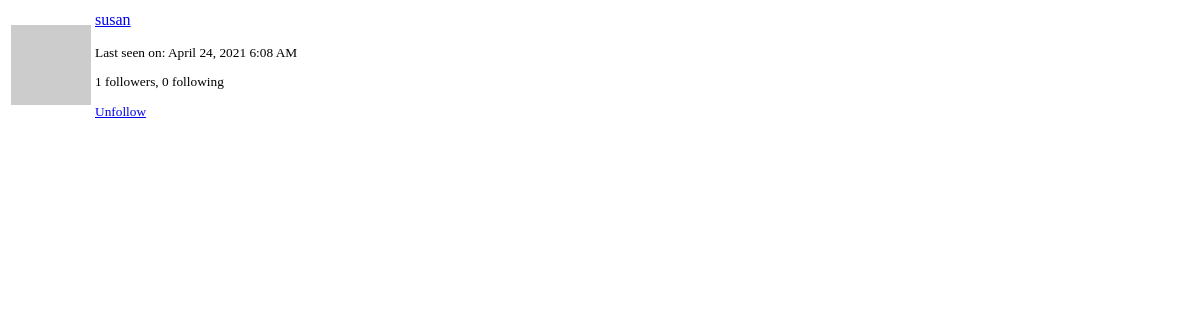
The app's page /user/susan/popup (signed in), older data.
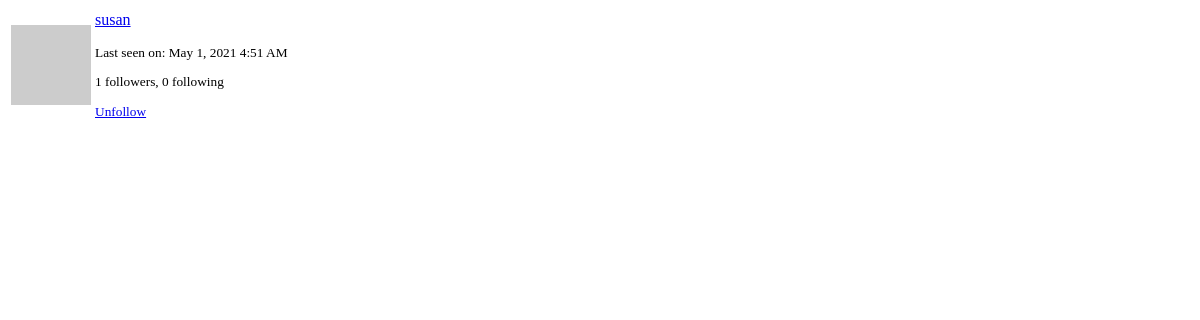
The same page, newer data.
### app/models.py (models this page shows, shortened)
class User(UserMixin, db.Model):
    id = db.Column(db.Integer, primary_key=True)
    username = db.Column(db.String(64), index=True, unique=True)
    email = db.Column(db.String(120), index=True, unique=True)
    password_hash = db.Column(db.String(128))
    posts = db.relationship('Post', backref='author', lazy='dynamic')
    about_me = db.Column(db.String(140))
    last_seen = db.Column(db.DateTime, default=datetime.utcnow)
    followed = db.relationship(
        'User', secondary=followers,
        primaryjoin=(followers.c.follower_id == id),
        secondaryjoin=(followers.c.followed_id == id),
        backref=db.backref('followers', lazy='dynamic'), lazy='dynamic')
    messages_sent = db.relationship(
        'Message', foreign_keys='Message.sender_id', backref='author', lazy='dynamic')
    messages_received = db.relationship(
        'Message', foreign_keys='Message.recipient_id', backref='recipient', lazy='dynamic')
    last_message_read_time = db.Column(db.DateTime)
    notifications = db.relationship(
        'Notification', backref='user', lazy='dynamic')
    def avatar(self, size):
        digest = md5(self.email.lower().encode('utf-8')).hexdigest()
        return 'https://www.gravatar.com/avatar/{}?d=identicon&s={}'.format(
            digest, size)
    def is_following(self, user):
        return self.followed.filter(
            followers.c.followed_id == user.id).count() > 0

### app/main/routes.py (the view)
@bp.route('/user/<username>/popup')
@login_required
def user_popup(username):
    user = User.query.filter_by(username=username).first_or_404()
    return render_template('user_popup.html', user=user)

### app/main/routes.py (called while the page is built)
@bp.before_request
def before_request():
    if current_user.is_authenticated:
        current_user.last_seen = datetime.utcnow()
        db.session.commit()
        g.search_form = SearchForm()
    g.locale = str(get_locale())

### app/models.py (called while the page is built)
@login.user_loader
def load_user(id):
    return User.query.get(int(id))

    @classmethod
    def before_commit(cls, session):
        session._changes = {
            'add': list(session.new),
            'update': list(session.dirty),
            'delete': list(session.deleted)
        }

    @classmethod
    def after_commit(cls, session):
        for obj in session._changes['add']:
            if isinstance(obj, SearchableMixin):
                add_to_index(obj.__tablename__, obj)
        for obj in session._changes['update']:
            if isinstance(obj, SearchableMixin):
                add_to_index(obj.__tablename__, obj)
        for obj in session._changes['add']:
            if isinstance(obj, SearchableMixin):
                remove_from_index(obj.__tablename__, obj)
        session._changes = None

### app/templates/user_popup.html (shortened to what this page needs)
<table class="table">
    <tr>
        <td width="64" style="border: 0px;"><img src="{{ user.avatar(64) }}" alt=""></td>
        <td style="border: 0px;">
            <p>
                <a href="{{ url_for('main.user', username=user.username) }}">{{ user.username }}</a>
            </p>
            <small>
                {% if user.last_seen %}
                    <p>{{ _('Last seen on') }}: {{ moment(user.last_seen).format('LLL') }}</p>
                {% endif %}
                <p>
                    {{ _('%(count)d followers', count=user.followers.count()) }},
                    {{ _('%(count)d following', count=user.followed.count()) }}
                </p>
                {% if user != current_user %}
                    {% if not current_user.is_following(user) %}
                        <a href="{{ url_for('main.follow', username=user.username) }}">{{ _('Follow') }}</a>
                    {% else %}
                        <a href="{{ url_for('main.unfollow', username=user.username) }}">{{ _('Unfollow') }}</a>
                    {% endif %}
                {% endif %}
            </small>
        </td>
    </tr>
</table>

Row changes from the older to the newer data that the page shows:
changed User "susan": last_seen "April 24, 2021 6:08 AM" → "May 1, 2021 4:51 AM"
